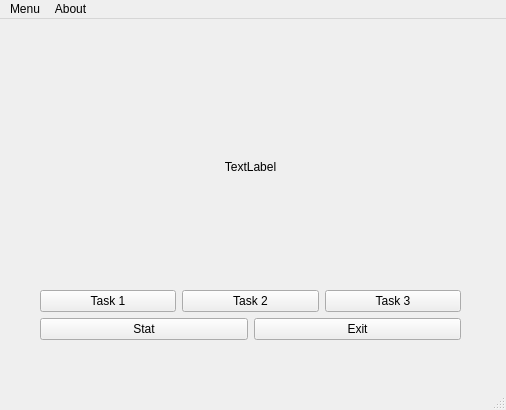
<?xml version="1.0" encoding="UTF-8"?>
<ui version="4.0">
 <class>MainWindow</class>
 <widget class="QMainWindow" name="MainWindow">
  <property name="geometry">
   <rect>
    <x>0</x>
    <y>0</y>
    <width>506</width>
    <height>410</height>
   </rect>
  </property>
  <property name="windowTitle">
   <string>MainWindow</string>
  </property>
  <widget class="QWidget" name="centralwidget">
   <widget class="QWidget" name="verticalLayoutWidget">
    <property name="geometry">
     <rect>
      <x>40</x>
      <y>30</y>
      <width>421</width>
      <height>291</height>
     </rect>
    </property>
    <layout class="QVBoxLayout" name="verticalLayout">
     <item>
      <widget class="QLabel" name="label">
       <property name="text">
        <string>TextLabel</string>
       </property>
       <property name="alignment">
        <set>Qt::AlignCenter</set>
       </property>
      </widget>
     </item>
     <item>
      <layout class="QHBoxLayout" name="horizontalLayout">
       <item>
        <widget class="QPushButton" name="pushButton_task1">
         <property name="text">
          <string>Task 1</string>
         </property>
        </widget>
       </item>
       <item>
        <widget class="QPushButton" name="pushButton_task2">
         <property name="text">
          <string>Task 2</string>
         </property>
        </widget>
       </item>
       <item>
        <widget class="QPushButton" name="pushButton_task3">
         <property name="text">
          <string>Task 3</string>
         </property>
        </widget>
       </item>
      </layout>
     </item>
     <item>
      <layout class="QHBoxLayout" name="horizontalLayout_2">
       <item>
        <widget class="QPushButton" name="pushButton_stat">
         <property name="text">
          <string>Stat</string>
         </property>
        </widget>
       </item>
       <item>
        <widget class="QPushButton" name="pushButton_exit">
         <property name="text">
          <string>Exit</string>
         </property>
        </widget>
       </item>
      </layout>
     </item>
    </layout>
   </widget>
  </widget>
  <widget class="QMenuBar" name="menubar">
   <property name="geometry">
    <rect>
     <x>0</x>
     <y>0</y>
     <width>506</width>
     <height>26</height>
    </rect>
   </property>
   <widget class="QMenu" name="menuMenu">
    <property name="title">
     <string>Menu</string>
    </property>
    <addaction name="actionTask_1"/>
    <addaction name="actionTask_2"/>
    <addaction name="actionTask_3"/>
    <addaction name="separator"/>
    <addaction name="actionExit"/>
   </widget>
   <widget class="QMenu" name="menuAbout">
    <property name="title">
     <string>About</string>
    </property>
   </widget>
   <addaction name="menuMenu"/>
   <addaction name="menuAbout"/>
  </widget>
  <widget class="QStatusBar" name="statusbar"/>
  <action name="actionTask_1">
   <property name="text">
    <string>Task 1</string>
   </property>
  </action>
  <action name="actionTask_2">
   <property name="text">
    <string>Task 2</string>
   </property>
  </action>
  <action name="actionTask_3">
   <property name="text">
    <string>Task 3</string>
   </property>
  </action>
  <action name="actionExit">
   <property name="text">
    <string>Exit</string>
   </property>
  </action>
 </widget>
 <resources/>
 <connections/>
</ui>
